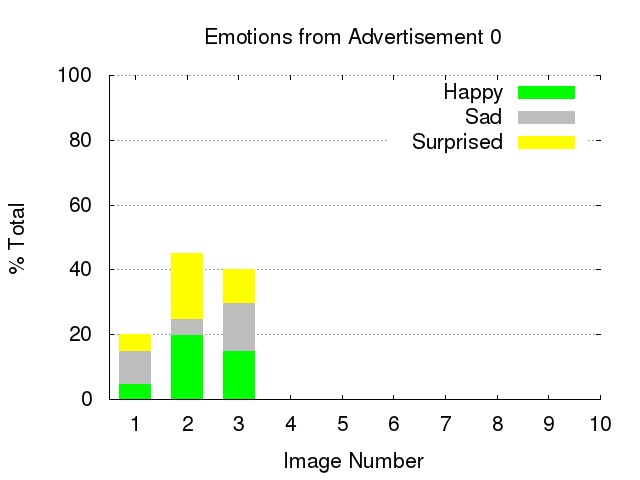

The gnuplot source for this figure:

set terminal jpeg giant font "Helvetica" 16

set output 'emotions.jpg'
set key right
set grid y

set style data histogram
set style histogram rowstacked
set style fill solid
set border 3
set boxwidth 0.6

set title 'Emotions from Advertisement 0'
set ylabel '% Total'
set xlabel 'Image Number'
set xtics 1

set xrange [0.5:10]
set yrange [0:100]

plot "emotions.dat"        using 2 t "Happy" lt rgb "green", '' using 3 t "Sad" lt rgb "gray", '' using 4 t "Surprised" lt rgb "yellow" 
